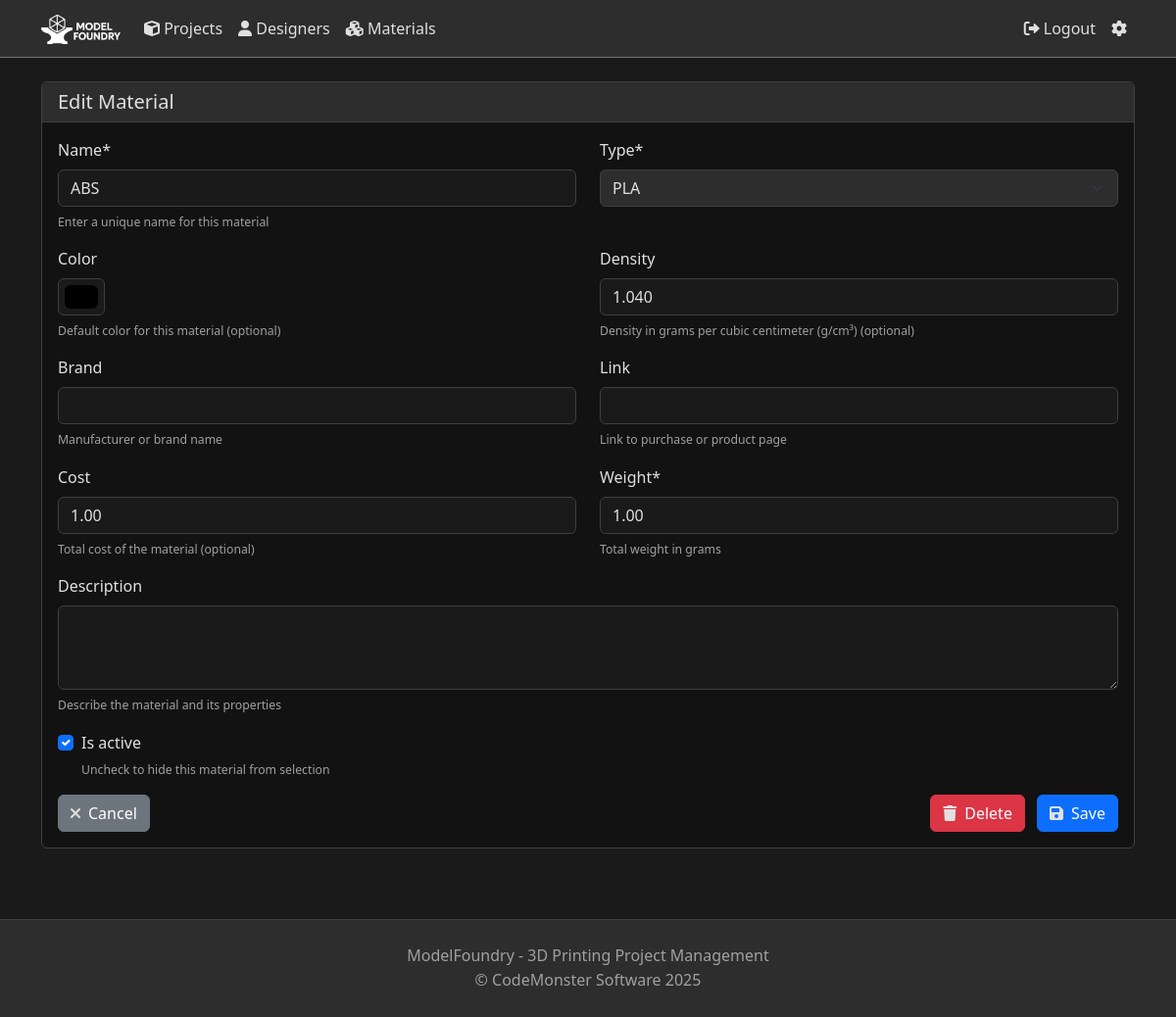
/materials/2/edit/ (signed in), run on the app's committed database.
### projects/models.py (models this page shows, shortened)
class Material(models.Model):
    MATERIAL_TYPES = [
        ('PLA', 'PLA'),
        ('ABS', 'ABS'),
        ('PETG', 'PETG'),
        ('TPU', 'TPU'),
        ('Nylon', 'Nylon'),
        ('PC', 'Polycarbonate'),
        ('ASA', 'ASA'),
        ('HIPS', 'HIPS'),
        ('PVA', 'PVA'),
        ('Resin', 'Resin'),
        ('Other', 'Other'),
    ]
    name = models.CharField(max_length=100, unique=True)
    type = models.CharField(max_length=20, choices=MATERIAL_TYPES, default='PLA')
    description = models.TextField(blank=True)
    density = models.DecimalField(max_digits=10, decimal_places=3, null=True, blank=True, help_text='Density in grams per cubic centimeter (g/cm³)')
    color = models.CharField(max_length=50, blank=True, help_text='Default color for this material (optional)')
    is_active = models.BooleanField(default=True)
    brand = models.CharField(max_length=100, blank=True, help_text='Manufacturer or brand name')
    link = models.URLField(max_length=200, blank=True, help_text='Link to purchase or product page')
    cost = models.DecimalField(max_digits=10, decimal_places=2, null=True, blank=True, help_text='Total cost of the material')
    weight = models.DecimalField(max_digits=10, decimal_places=2, help_text='Total weight in grams')
    created_at = models.DateTimeField(auto_now_add=True)
    updated_at = models.DateTimeField(auto_now=True)
    class Meta:
        ordering = ['name']

### projects/views.py (the view)
# urls.py: path('materials/<int:material_id>/edit/', views.material_edit, name='material_edit'),
@login_required
def material_edit(request, material_id):
    material = get_object_or_404(Material, id=material_id)
    if request.method == 'POST':
        form = MaterialForm(request.POST, instance=material)
        if form.is_valid():
            material = form.save()
            messages.success(request, f'Material "{material.name}" updated successfully.')
            return redirect('projects:material_list')
    else:
        form = MaterialForm(instance=material)
    return render(request, 'projects/material_form.html', {
        'form': form,
        'title': f'Edit {material.name}',
        'material': material,
    })

### projects/templates/projects/material_form.html (shortened to what this page needs)
{% extends 'projects/base.html' %}
{% load crispy_forms_tags %}
{% block content %}
<div class="container py-4">
    <div class="card">
        <div class="card-header">
            <h5 class="mb-0">{% if material %}Edit{% else %}New{% endif %} Material</h5>
        </div>
        <div class="card-body">
            <form method="post">
                <div class="row">
                    <div class="col-md-6">
                        {{ form.name|as_crispy_field }}
                    </div>
                    <div class="col-md-6">
                        {{ form.type|as_crispy_field }}
                    </div>
                </div>
                <div class="row">
                    <div class="col-md-6">
                        {{ form.color|as_crispy_field }}
                    </div>
                    <div class="col-md-6">
                        {{ form.density|as_crispy_field }}
                    </div>
                </div>
                <div class="row">
                    <div class="col-md-6">
                        {{ form.brand|as_crispy_field }}
                    </div>
                    <div class="col-md-6">
                        {{ form.link|as_crispy_field }}
                    </div>
                </div>
                <div class="row">
                    <div class="col-md-6">
                        {{ form.cost|as_crispy_field }}
                    </div>
                    <div class="col-md-6">
                        {{ form.weight|as_crispy_field }}
                    </div>
                </div>
                {{ form.description|as_crispy_field }}
                {{ form.is_active|as_crispy_field }}
                <div class="d-flex justify-content-between">
                    <a href="{% url 'projects:material_list' %}" class="btn btn-secondary">
                        <i class="fas fa-times me-2"></i>Cancel
                    </a>
                    <div>
                        {% if material %}
                        <a href="{% url 'projects:material_delete' material.id %}" class="btn btn-danger me-2">
                            <i class="fas fa-trash me-2"></i>Delete
                        </a>
                        {% endif %}
                        <button type="submit" class="btn btn-primary">
                            <i class="fas fa-save me-2"></i>Save
                        </button>
                    </div>
                </div>
            </form>
        </div>
    </div>
</div>
{% endblock %}

### projects/static/projects/css/style.css (style rules this page uses)
:root { --bg-dark: #1a1a1a; --bg-darker: #121212; --bg-grey: #2d2d2d; --text-light: #e0e0e0; --text-muted: #a0a0a0; --border-dark: #404040; --primary-color: #0d6efd; --border-color: var(--border-dark); }

### projects/templates/projects/base.html (style rules this page uses)
:root { --bg-dark: #1a1a1a; --bg-darker: #121212; --bg-grey: #2d2d2d; --text-light: #e0e0e0; --text-muted: #a0a0a0; --border-dark: #404040; --primary-color: #0d6efd; }
body { background-color: var(--bg-dark); color: var(--text-light); }
p, span, div, a, li, label, small, strong, em, i, b { color: var(--text-light); }
h1, h2, h3, h4, h5, h6, .h1, .h2, .h3, .h4, .h5, .h6, .display-1, .display-2, .display-3, .display-4, .display-5, .display-6, .card-title, .card-subtitle, .modal-title, .modal-header h1, .modal-header h2, .modal-header h3, .modal-header h4, .modal-header h5, .modal-header h6, .lead { color: var(--text-light) !important; }
h5, .h5 { font-size: 1.25rem; }
.text-muted { color: var(--text-muted) !important; }
.card { background-color: var(--bg-darker); border-color: var(--border-dark); }
.card-header { background-color: var(--bg-grey); border-bottom-color: var(--border-dark); }
.card-header h1, .card-header h5 { color: var(--text-light); margin: 0; }
.form-select, .form-control { background-color: var(--bg-grey); border-color: var(--border-dark); color: var(--text-light); }
input[type="number"] { -moz-appearance: textfield; }
.form-control { background-color: var(--bg-dark); border-color: var(--border-dark); color: var(--text-light); }
.form-label { color: var(--text-light); }
.form-text { color: var(--text-muted) !important; }
.form-check-input { background-color: var(--bg-dark); border-color: var(--border-dark); }
.form-check-input:checked { background-color: var(--primary-color); border-color: var(--primary-color); }
.form-check-label { color: var(--text-light); }

### data on the page
Material: name "ABS", type "PLA", color "#000000", density "1.040", cost "1.00", weight "1.00", is_active "☑"
